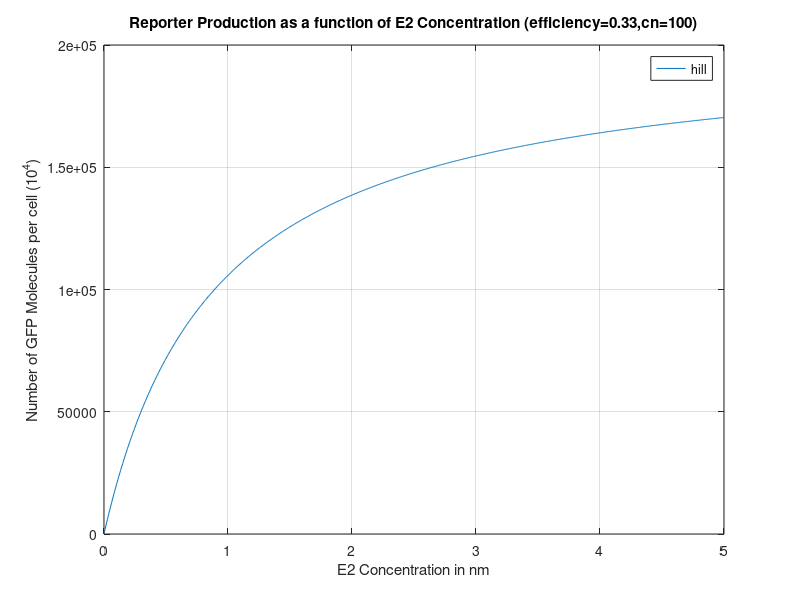

Here is the MATLAB script that generated this plot:
function hill_function
% Parameters
k1 = 20.1; %the transcriptional rate in proteins/min
rt = 5; %run time of the experiment, in hours 
cn = 100; %copy number of the plasmid used
kd1 = 0.9; %kd of ER-ERE binding in nM
kd2 = 0.5; %kd of ER-E2 binding in nM
ER = 0.5; %ER concentration in nM
n = 1; %hill coefficient
e2r = 5; %max range for E2 concentration in nM

function gfp = hill(E2)
amax = (k1 * cn * rt * 60);
%calculation for the amax based on conditions
kdt7 = (kd1 * kd2) / ER^n;
gfp = amax * ( E2^n / (kdt7 + E2^n));
gfp = gfp/3;

end

fplot(@hill, [0,e2r])
grid on
title('Reporter Production as a function of E2 Concentration (efficiency=0.33,cn=100)')
xlabel('E2 Concentration in nm');
ylabel('Number of GFP Molecules per cell (10^4)');
end

